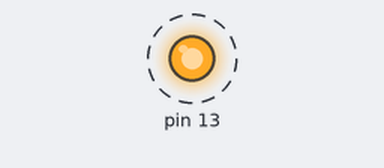
Bench run of a sketch on a simulated Arduino Uno, built with avr-gcc and run on an emulated ATmega328P. Shown: output pins drawn as LEDs (lit = HIGH). Dashed ring = blinking. What the sketch prints to the serial monitor is not drawn.

Above: at 0.05 s.
Timing chart, 0 to 3.0 s (numbered marks = the images above):
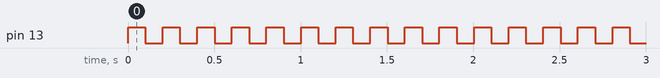

The sketch:

TestHello.ino
```cpp
int loop_count = 0;
int speed = 100;

// the setup function runs once when you press reset or power the board
void setup() {
  // initialize digital pin 13 as an output.
  pinMode(13, OUTPUT);
  Serial.begin(9600);
}

// the loop function runs over and over again forever
void loop() {
  //loop_count = loop_count + 1;
  loop_count++;

  //100 times at each speed
  digitalWrite(13, HIGH);   // turn the LED on (HIGH is the voltage level)
  delay(speed);              // wait for a second
  digitalWrite(13, LOW);    // turn the LED off by making the voltage LOW
  delay(speed);              // wait for a second

  Serial.print("loop_count: ");
  Serial.print(loop_count);
  Serial.print(" speed: ");
  Serial.println(speed);

}
```

Measured:
- by itself, pin 13: alternates HIGH for 0.10 s and LOW for 0.10 s
